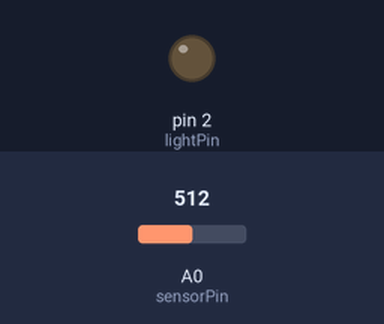
This sketch was run on a simulated Arduino Uno, built with avr-gcc and run on an emulated ATmega328P. Parts: output pins drawn as LEDs (lit = HIGH). The inputs (shaded band) are chosen by the test bench; at power-on: A0 (sensorPin) = 512.

Above: at 1.2 s.
1.3 s: A0 (sensorPin) set to 214
2.8 s: A0 (sensorPin) set to 184
At 4.0 s:
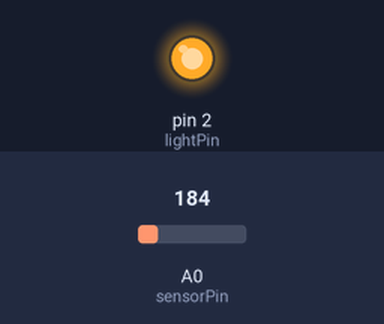
4.3 s: A0 (sensorPin) set to 487
5.8 s: A0 (sensorPin) set to 517
At 6.5 s:
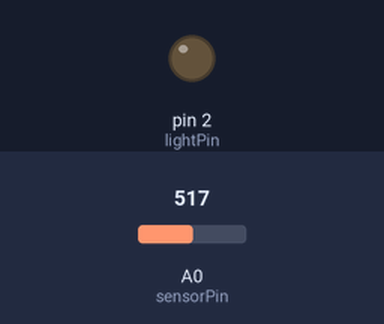
7.3 s: A0 (sensorPin) set to 122
At 7.6 s:
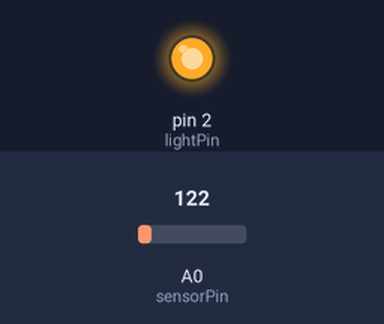
Timing chart, 0 to 9.8 s (numbered marks = the images above; inputs shaded):
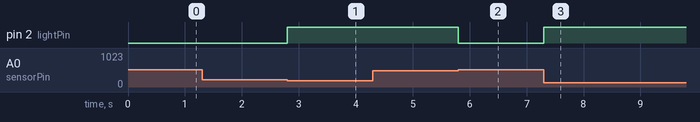

Measured:
- the behaviour switches between 200 and 199 on A0 (sensorPin) (found by bisection; images 0 and 1)
- the behaviour switches between 500 and 501 on A0 (sensorPin) (found by bisection; images 1 and 2)
- after the input at 1.3 s, every drawn part: stays the same
- after the input at 2.8 s, pin 2 (lightPin): LOW → HIGH at once
- after the input at 4.3 s, every drawn part: stays the same
- after the input at 5.8 s, pin 2 (lightPin): HIGH → LOW at once
- after the input at 7.3 s, pin 2 (lightPin): LOW → HIGH at once

The sketch:

Sensor_Photocell_Led.ino
```cpp
// Pins
int sensorPin = 0;
int lightPin = 2;

// Variaveis
int led = 0;
int baixa = 200; // Led ativa
int alta = 500; //  Led desativa

void setup() {

  Serial.begin(9600);
  pinMode(lightPin,OUTPUT);

}

void loop() {

  int sensorValue = analogRead(sensorPin);

  if (sensorValue < baixa){
    digitalWrite(lightPin, HIGH);
  }

  if (sensorValue > alta){
    digitalWrite(lightPin, LOW);
  }
}
```
